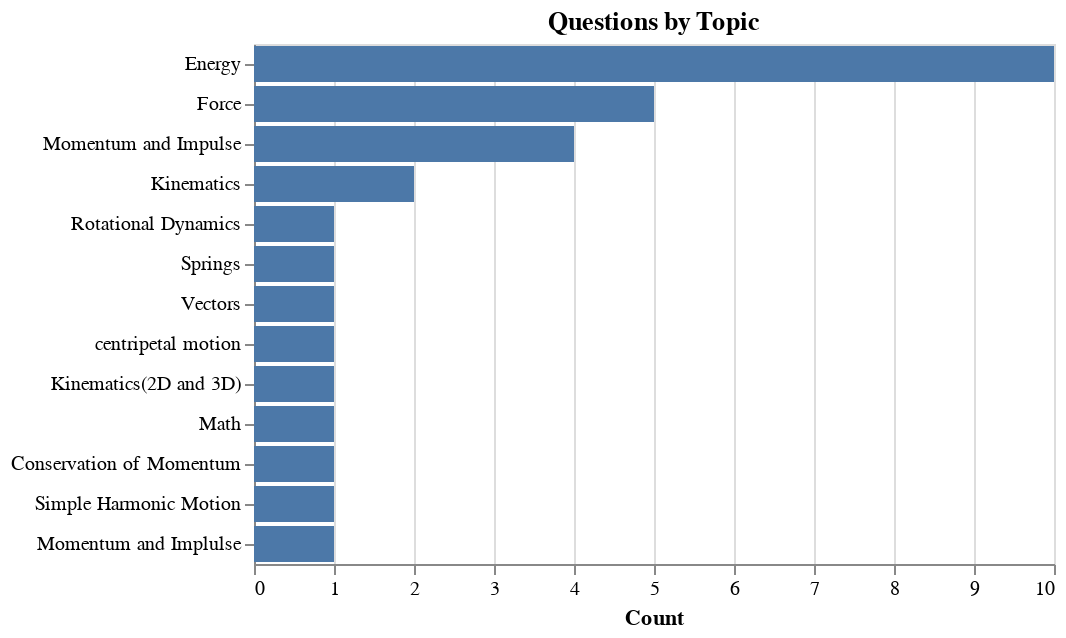

Source (notebook cell):
### Code cell
chart = alt.Chart(df).mark_bar().encode(alt.Y('Topic',sort='-x',title=''),alt.X('Count')).properties(title='Questions by Topic')
chart

### Figure 1 — Vega-Lite specification as saved in the notebook (floating-point values rounded to 4 significant figures)
{"config": {"view": {"continuousWidth": 400, "continuousHeight": 300}}, "data": {"name": "data-188b39b9633b570980be8a86144214d5"}, "mark": "bar", "encoding": {"x": {"type": "quantitative", "field": "Count"}, "y": {"type": "nominal", "field": "Topic", "sort": "-x", "title": ""}}, "title": "Questions by Topic", "$schema": "https://vega.github.io/schema/vega-lite/v4.8.1.json", "datasets": {"data-188b39b9633b570980be8a86144214d5": [{"Topic": "Kinematics", "Count": 2}, {"Topic": "Rotational Dynamics", "Count": 1}, {"Topic": "Energy", "Count": 10}, {"Topic": "Springs", "Count": 1}, {"Topic": "Vectors", "Count": 1}, {"Topic": "centripetal motion", "Count": 1}, {"Topic": "Kinematics(2D and 3D)", "Count": 1}, {"Topic": "Force", "Count": 5}, {"Topic": "Math", "Count": 1}, {"Topic": "Conservation of Momentum", "Count": 1}, {"Topic": "Momentum and Impulse", "Count": 4}, {"Topic": "Simple Harmonic Motion", "Count": 1}, {"Topic": "Momentum and Implulse", "Count": 1}]}}
